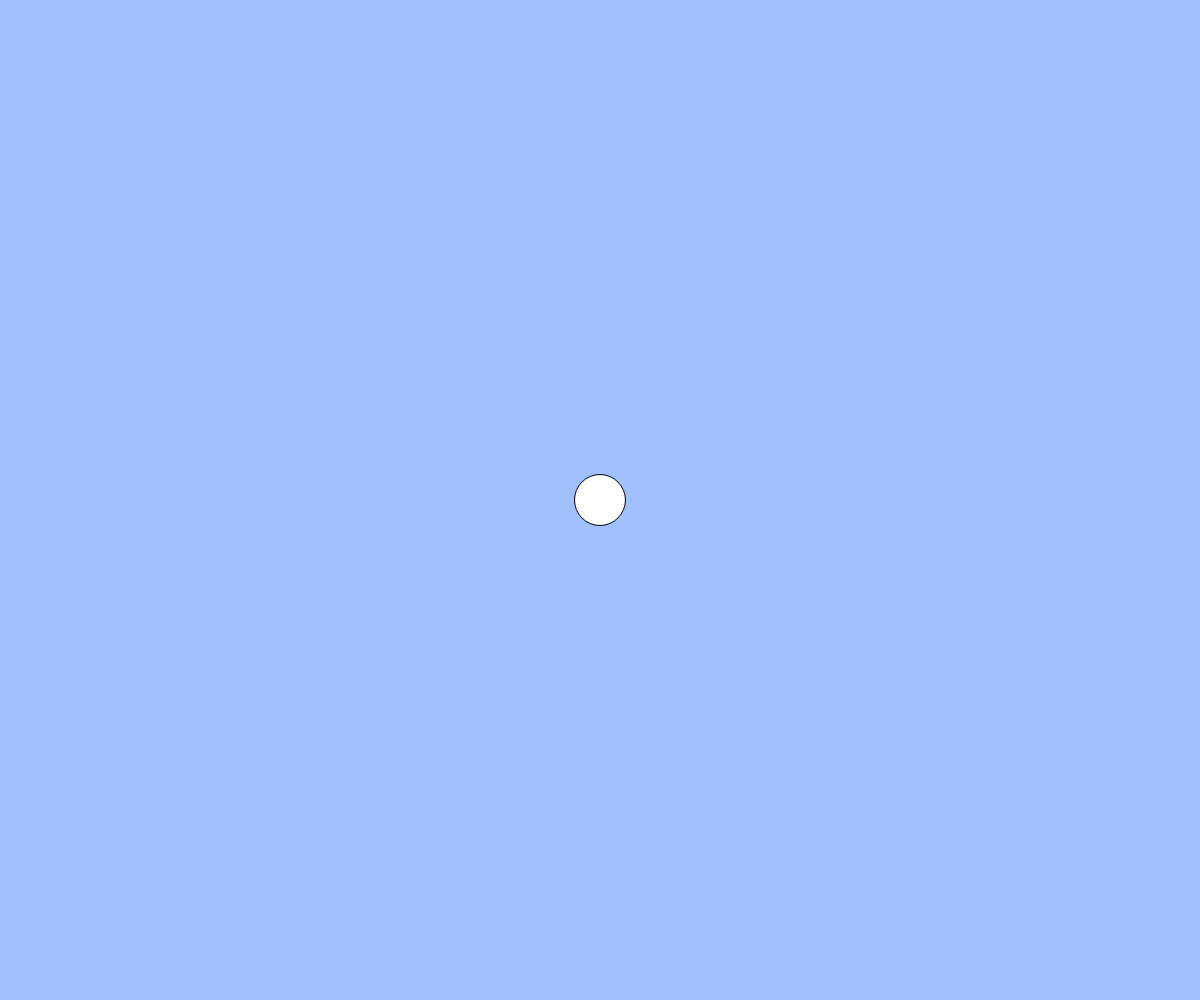
Frame 1 (no input)
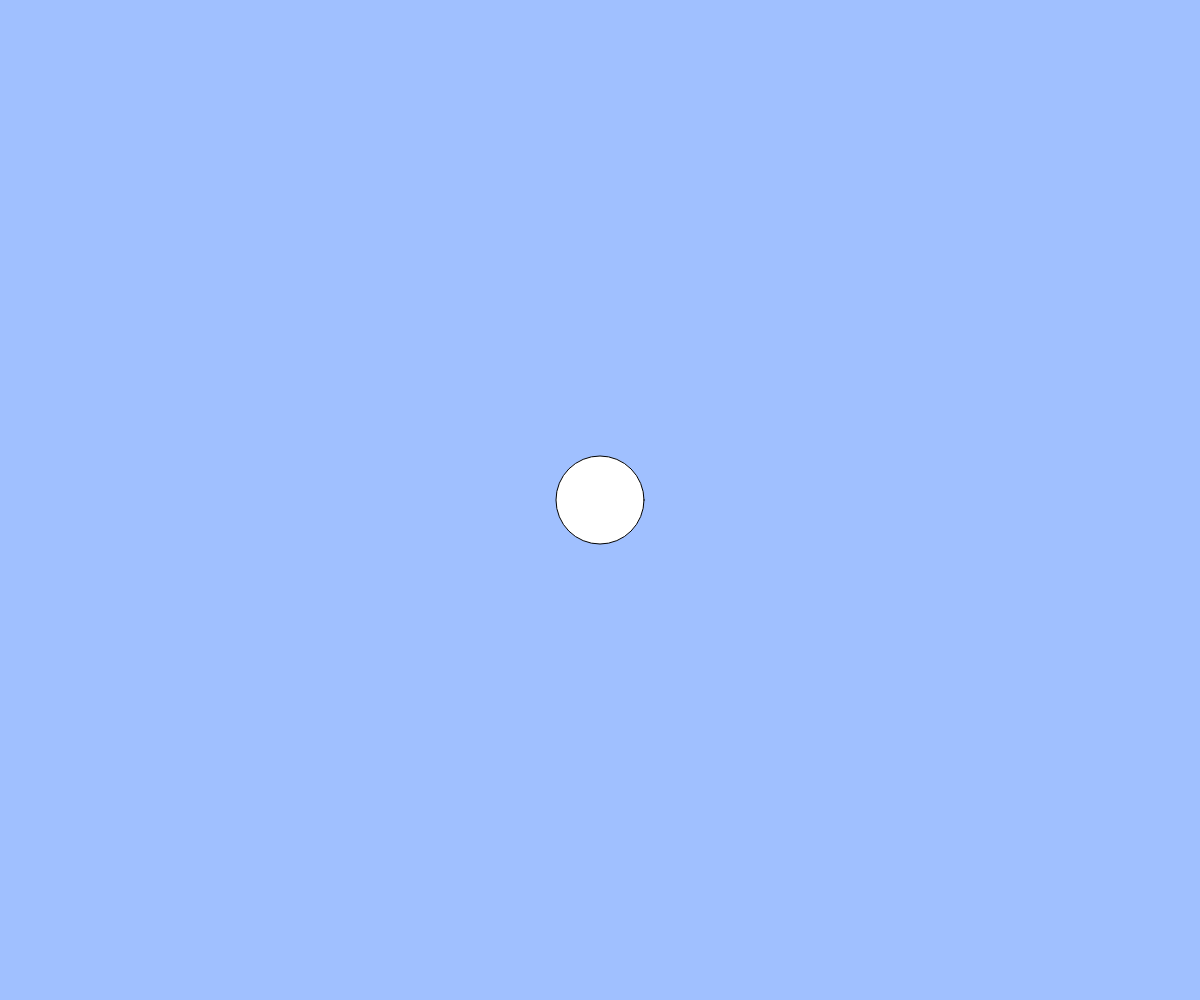
Frame 60 (no input)
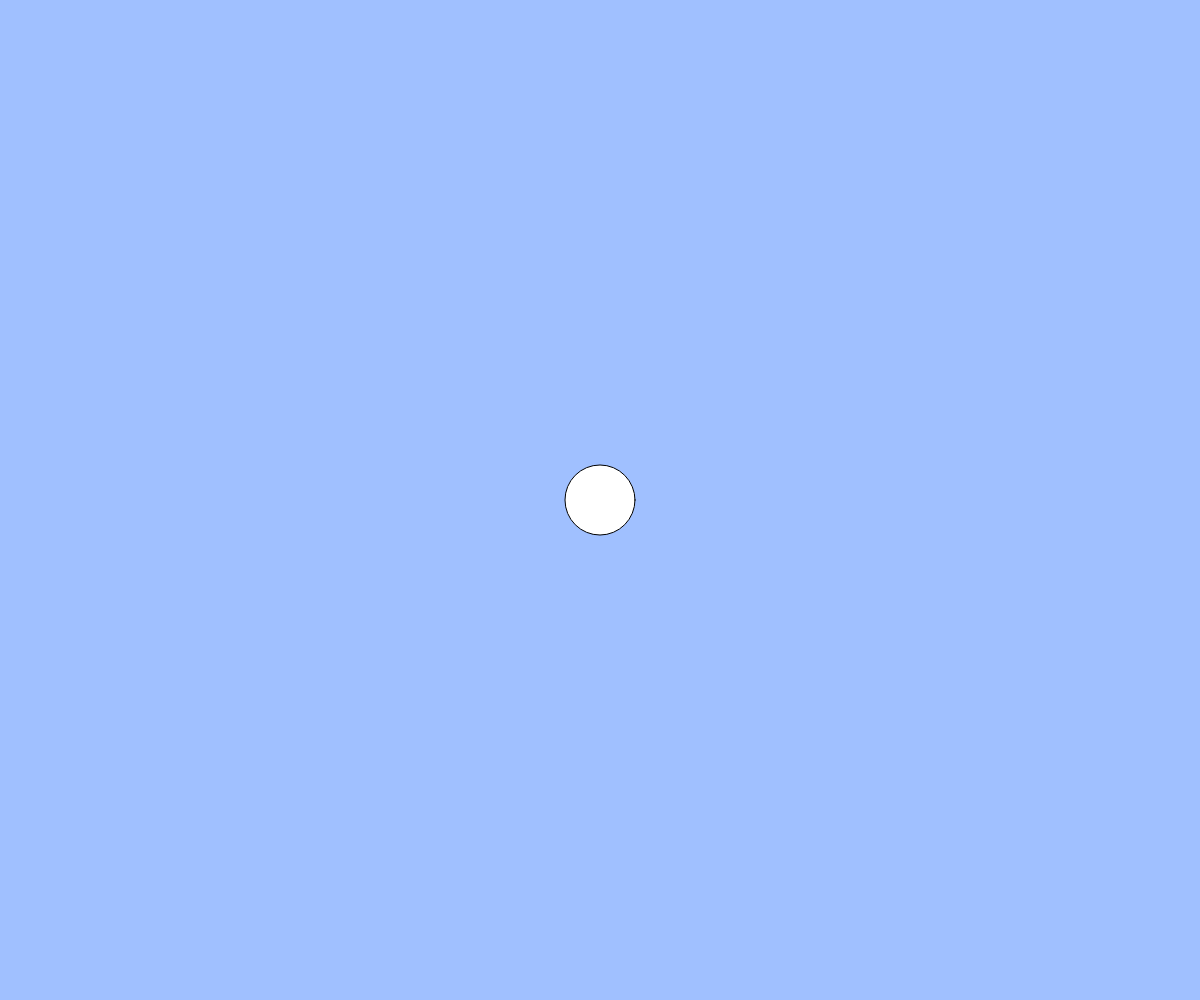
Frame 120 (the mouse pressed at the canvas centre since frame 60)

The p5.js sketch that drew these frames (run headless with seeded random() and noise() and a simulated clock; from frame 60 on, the mouse is pressed at the canvas centre):

// p5.js sketch
// ── sketch.js
// 心臓の鼓動のようなアニメーション
const cycle = 100; // 1周期のフレーム数（定数）
let count = 0; // 現在のフレーム数（変数）
let size = 50;

function setup(){
  createCanvas(windowWidth, windowHeight); // キャンバスの大きさをウィンドウの大きさと同じにする
}

function windowResized(){ // ウィンドウがリサイズされるたびに呼び出される関数
  resizeCanvas(windowWidth, windowHeight); // キャンバスをリサイズする（createCanvasではないので注意）
}

function draw(){
  background(160, 192, 255); //前回の描画を消し、アニメーションに見せるためにこの位置に書き、上塗りする。
  count = (count + 1) % cycle; // BLANK[2] let speed = 1; // アニメーションの速さ count = (count + speed) % cycle;とすることも可
  if (keyIsPressed) {
    count = (count + 2) % cycle; //2はスピード
  }
  if (count < cycle / 2) {
    size += 1;
  } else {
    size -= 1;
  }
  ellipse(width / 2, height / 2, size, size); // BLANK[1] 1周期の前半は size が大きくなり、後半は小さくなる
}
